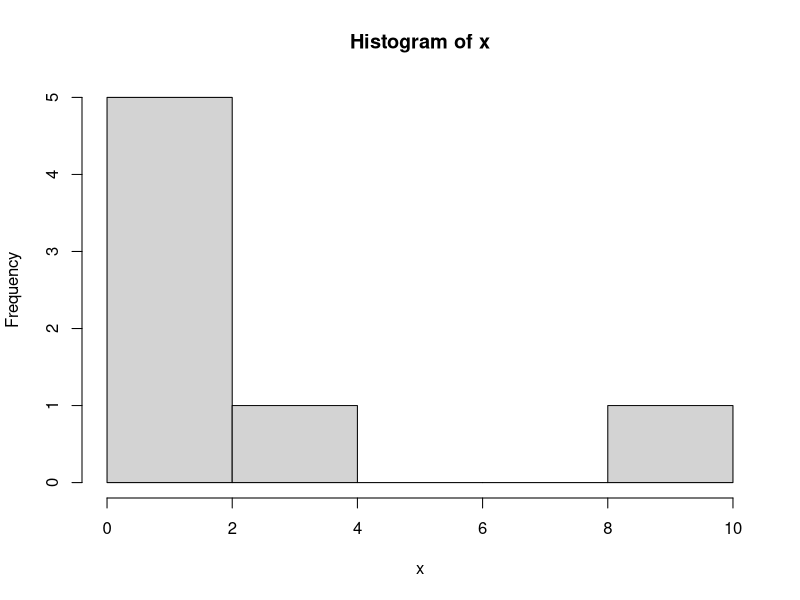

This figure's R source:
rm(list = c("a","b"))

a <- 10
a; typeof(a)

b <- 11L
b; typeof(b)

typeof(b+1L)

a <- 128 + 2i;a

sqrt(-1+0i)
1/0;exp(-Inf)
a <- 'Pakiet R'; a

z <- !0;z

a <- c(2, 181, 3.5, 1); a

a <- 1:10; a

a <- seq(2, 10, 2); a

a <- rep(seq(2,10,2), 3); a

a <- rep(c(seq(2,10,2),99, 93), 3); a

wyksztalcenie <- factor(c("podstawowe", "wyzsze", "srednie", "srednie", "wyzsze"))
wyksztalcenie

L <- list(inty = 1:10, x = 2.71, tekst = c("a", "b", "c"), log = rep(T, 5));L

A <- matrix(1:8, 4, 2); A


A <- array(1:20, dim = c(3,3,3)); A

ramka <- data.frame(liczby = 5:1, logiczne = T);ramka

w <- 1:10
w[1]

M <- matrix(1:9, 3, 3);M

M[1,]  

M[,1]

L <- list(inty = 1:10, x = 2.71, tekst = c("a", "b", "c"), log = rep(T, 5))
L$inty
L[[1]][1:2]

ramka$liczby

x <- c(1:5,0,5:1);x
mean(x)

cumsum(x)

y <- c(1, NA, 2, 5, 7)
which(y > 2)

x[x > mean(x)]; mean(x)

sum(x == 3)

x <- 1:10
ifelse(x %% 3, "Nie dzieli sie przez 3", "Dzieli sie przez 3");x

tabliczka_mnozenia <- function(zakres1, zakres2) {
  return(zakres1 %o% zakres2)
}
tabliczka_mnozenia(1:10,1:10)

w <- c(1,2)
v <- c(3,4)
A <- matrix(1:4, 2, 2)
B <- matrix(4:1, 2, 2)
w; v; A; B

apply(A, 1, sum);A

g <- function(x) {
  
  y <- sum(1:x)
  if(y > 2 * mean(x)) return(x)
  else return(0)
  
}
x <- c(1:10);x
sapply(x, g)

x <- 1:10
plot

x <- c(1,1,1,2,2,4,10)
h <- hist(x);h